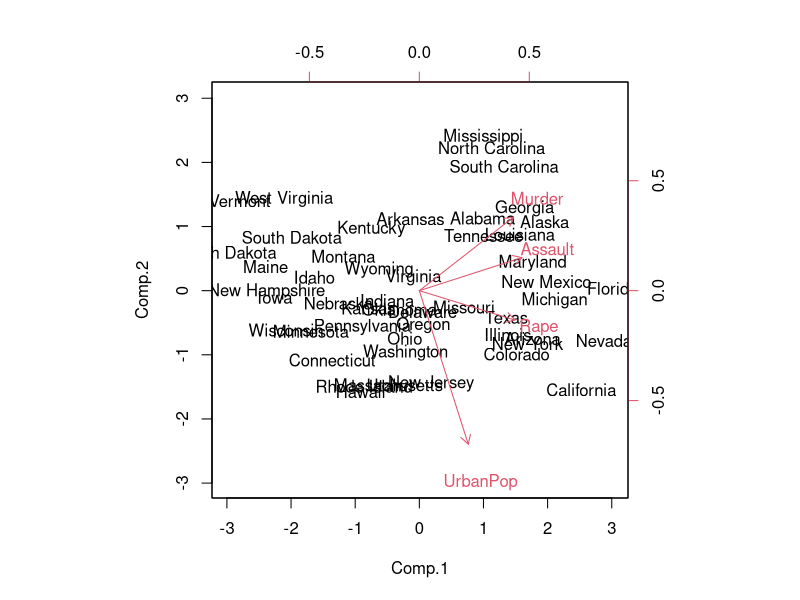
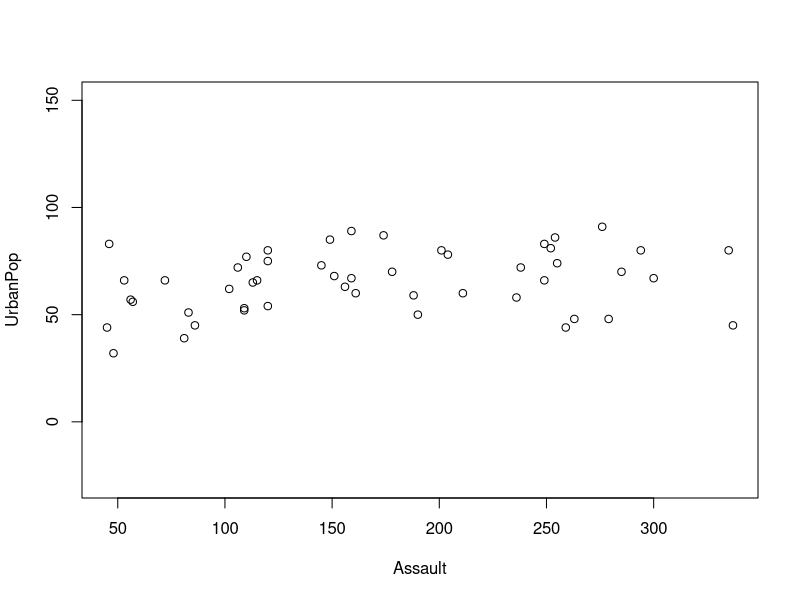
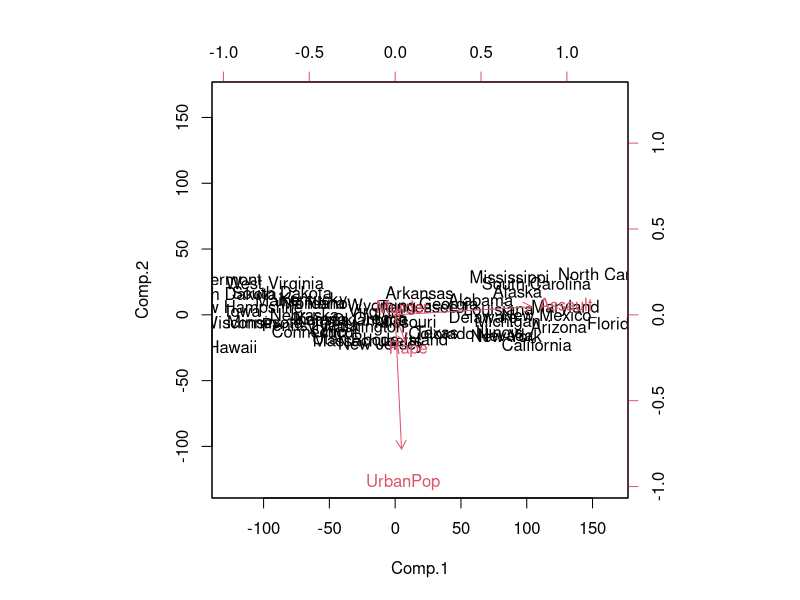
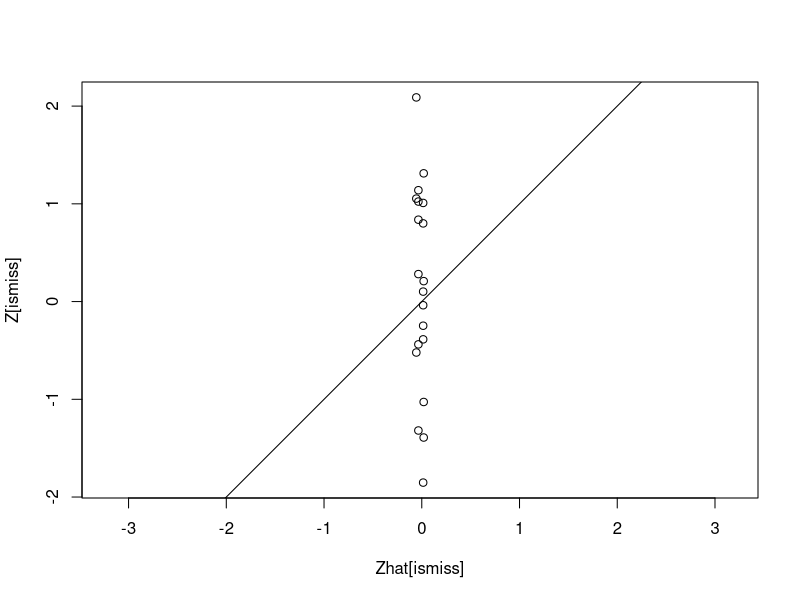
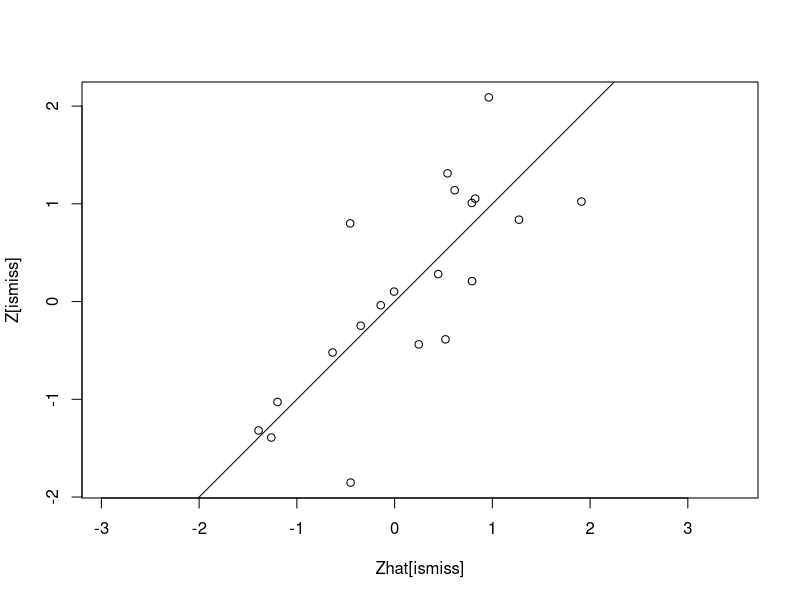

Here is the R script that generated these plots, in order:
## ---- chunk 1
knitr::opts_chunk$set(echo = T, 
                      eval=T, 
                      message=F, 
                      warning=F, 
                      error=F, 
                      comment=NA)
## ---- chunk 2
X <- USArrests
n <- nrow(X)
p <- ncol(X)
states <- row.names(X)
names(X)
head(X)
## ---- chunk 3
apply(X, 2, mean)
apply(X, 2, var) * (n-1)/n
## ---- chunk 4
devstd <- sqrt( apply(X, 2, var) * (n-1)/n )
Z <- scale(X, center=TRUE, scale = devstd)
R <- cor(X)
R
## ---- chunk 5
eigenR <- eigen(R)
Lambda <- diag(eigenR$values)
Lambda
# pesi
V <- eigenR$vectors
V
# punteggi
Y <- Z %*% V
head(Y)
## ---- chunk 6
# cor = TRUE per PCA su dati standardizzati
ACP <- princomp(X, cor=TRUE)
names(ACP)
## ---- chunk 7
# Standard deviation coincide con sqrt(diag(Lambda))
summary(ACP) 
# pesi
ACP$loadings[,]
# punteggi
ACP$scores
## ---- chunk 8
ACP2 <- prcomp(X, scale=TRUE)
names(ACP2)
# le deviazioni standard sono calcolate con il denominatore n-1 
ACP2$scale
devstd * sqrt(n/(n-1))
## ---- chunk 9
# Standard deviation coincide con sqrt(diag(Lambda) * n/(n-1) )
summary(ACP2) 
# pesi
ACP2$rotation[,]
# punteggi
ACP2$x
## ---- chunk 10
biplot(ACP , scale = 0)
## ---- chunk 11
k = 1 # prima componente principale
sapply(1:4, function(j) V[j,k]*sqrt(diag(Lambda)[k]) )
# corrisponde a 
cor(Y[,k], X)
## ---- chunk 12
q = 2
Yq = Y[,1:q, drop=FALSE]
Vq = V[,1:q, drop=FALSE]
Zapp = Yq %*% t(Vq)
sum(c(Z - Zapp)^2)
# corrisponde a 
n * sum(diag(Lambda)[(q+1):p])
## ---- chunk 13
plot(UrbanPop ~ Assault, X, asp=1)
## ---- chunk 14
biplot(princomp(X), scale=0)
## ---- chunk 15
nomit <- 20
set.seed(123)
ina <- sample(seq(n), nomit)
inb <- sample(1:p, nomit, replace = TRUE)
Zna <- Z
index.na <- cbind(ina, inb)
Zna[index.na] <- NA
## ---- chunk 16
Zhat <- Zna
zbar <- colMeans(Zna, na.rm = TRUE)
Zhat[index.na] <- zbar[inb]
ismiss <- is.na(Zna)

fit.svd <- function(X, q = 1){
  DVS <- svd(X)
  with(DVS, 
       u[,1:q, drop = FALSE] %*%
       (d[1:q] * t(v[,1:q, drop = FALSE]))
  )
}
## ---- chunk 17
cor(Zhat[ismiss], Z[ismiss])
plot(Zhat[ismiss], Z[ismiss], asp=1)
abline(a=0,b=1)
## ---- chunk 18
n_iter <- 10 # numero di iterazioni
for (iter in 1:n_iter){
  # Step 2.a
  Zapp <- fit.svd(Zhat, q = 1)
  # Step 2.b
  Zhat[ismiss] <- Zapp[ismiss]
  # Step 2.c
  e <- mean(((Zna - Zapp)[!ismiss])^2)
  cat("Iter :", iter, " Errore :", e, "\n")
}
## ---- chunk 19
cor(Zhat[ismiss], Z[ismiss])
plot(Zhat[ismiss], Z[ismiss], asp=1)
abline(a=0,b=1)
